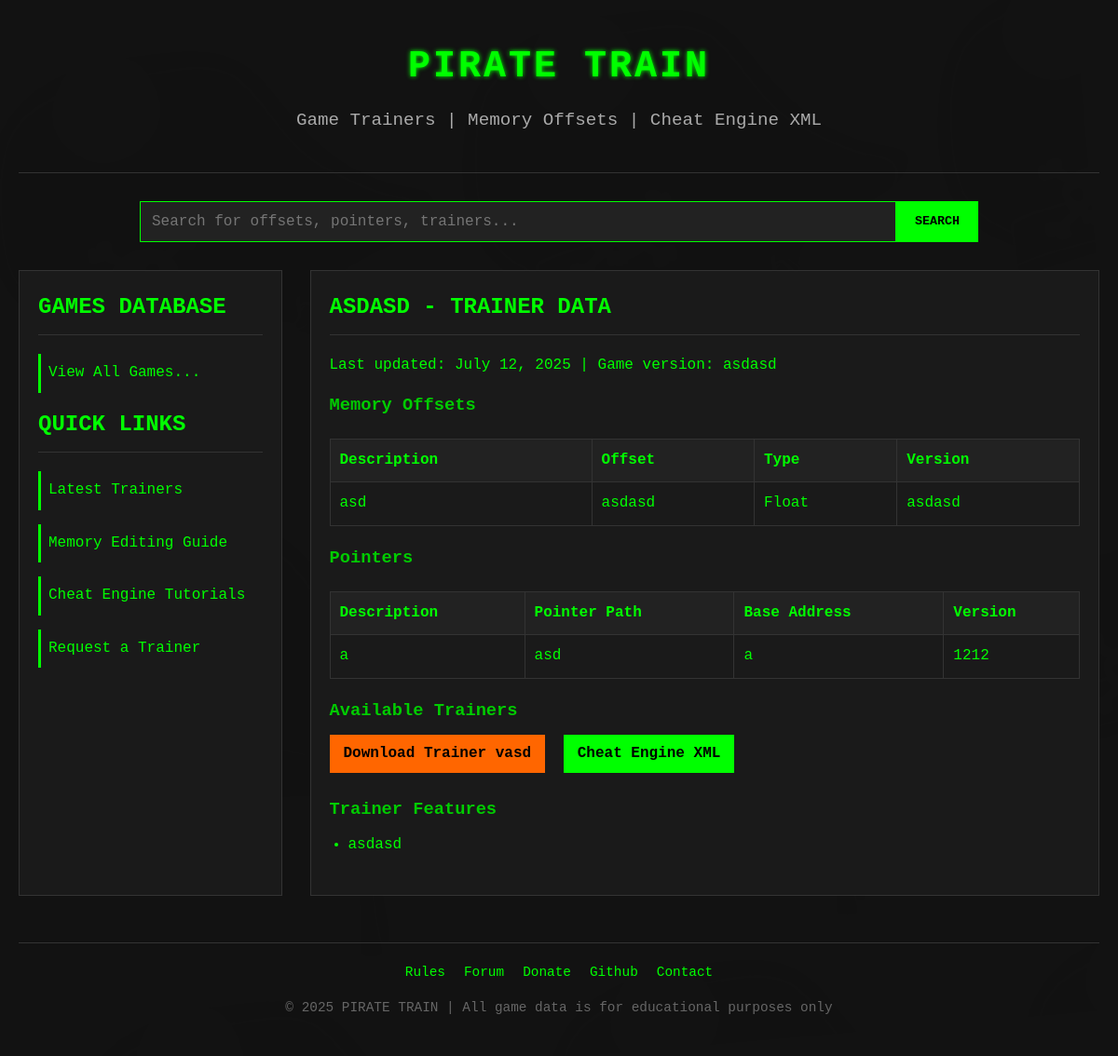
/games/asdasd/, run on the app's committed database.
### core/models.py (models this page shows, shortened)
class Game(models.Model):
    title = models.CharField(max_length=200)
    slug = models.SlugField(max_length=200, unique=True)
    description = models.TextField(blank=True)
    last_updated = models.DateField(auto_now=True)
    current_version = models.CharField(max_length=50)
    cover_image = models.ImageField(upload_to='game_covers/', blank=True, null=True)
    class Meta:
        ordering = ['title']

class MemoryOffset(models.Model):
    OFFSET_TYPES = [
        ('float', 'Float'),
        ('int', 'Integer'),
        ('byte', 'Byte'),
        ('bool', 'Boolean'),
        ('string', 'String'),
    ]
    game = models.ForeignKey(Game, on_delete=models.CASCADE, related_name='offsets')
    description = models.CharField(max_length=200)
    offset = models.CharField(max_length=50)
    offset_type = models.CharField(max_length=10, choices=OFFSET_TYPES)
    version = models.CharField(max_length=50)
    notes = models.TextField(blank=True)

class Pointer(models.Model):
    game = models.ForeignKey(Game, on_delete=models.CASCADE, related_name='pointers')
    description = models.CharField(max_length=200)
    pointer_path = models.TextField()
    base_address = models.CharField(max_length=50)
    version = models.CharField(max_length=50)
    notes = models.TextField(blank=True)

class Trainer(models.Model):
    game = models.ForeignKey(Game, on_delete=models.CASCADE, related_name='trainers')
    version = models.CharField(max_length=50)
    download_link = models.URLField(verbose_name="Trainer Download Link")
    download_link_ce_xml = models.URLField(
        verbose_name="Cheat Engine XML Download Link",
        blank=True,
        null=True,
        help_text="Optional link to download Cheat Engine XML table"
    )
    features = models.TextField()
    upload_date = models.DateField(auto_now_add=True)
    is_approved = models.BooleanField(default=False)

### core/views.py (the view)
# urls.py: path('games/<slug:slug>/', views.game_detail, name='game_detail'),
def game_detail(request, slug):
    game = get_object_or_404(Game, slug=slug)
    offsets = game.offsets.all()
    pointers = game.pointers.all()
    trainers = game.trainers.filter(is_approved=True)
    features = None
    if trainers.exists():
        trainer = trainers.first()
        features = {
            'raw': trainer.features,
            'lines': [line.strip() for line in trainer.features.split('\n') if line.strip()]
        }
    return render(request, 'game_detail.html', {
        'game': game,
        'offsets': offsets,
        'pointers': pointers,
        'trainers': trainers,
        'features': features
    })

### core/templates/game_detail.html (shortened to what this page needs)
{% extends "base.html" %}
{% block content %}
<h2>{{ game.title|upper }} - TRAINER DATA</h2>
<p>Last updated: {{ game.last_updated }} | Game version: {{ game.current_version }}</p>
<h3>Memory Offsets</h3>
<table class="data-table">
    <thead>
        <tr>
            <th>Description</th>
            <th>Offset</th>
            <th>Type</th>
            <th>Version</th>
        </tr>
    </thead>
    <tbody>
        {% for offset in offsets %}
        <tr>
            <td>{{ offset.description }}</td>
            <td>{{ offset.offset }}</td>
            <td>{{ offset.get_offset_type_display }}</td>
            <td>{{ offset.version }}</td>
        </tr>
        {% empty %}
        <tr>
            <td colspan="4">No offsets available for this game.</td>
        </tr>
        {% endfor %}
    </tbody>
</table>
<h3>Pointers</h3>
<table class="data-table">
    <thead>
        <tr>
            <th>Description</th>
            <th>Pointer Path</th>
            <th>Base Address</th>
            <th>Version</th>
        </tr>
    </thead>
    <tbody>
        {% for pointer in pointers %}
        <tr>
            <td>{{ pointer.description }}</td>
            <td>{{ pointer.pointer_path }}</td>
            <td>{{ pointer.base_address }}</td>
            <td>{{ pointer.version }}</td>
        </tr>
        {% empty %}
        <tr>
            <td colspan="4">No pointers available for this game.</td>
        </tr>
        {% endfor %}
    </tbody>
</table>
{% if trainers %}
<h3>Available Trainers</h3>
{% for trainer in trainers %}
<a href="{{ trainer.download_link }}" class="btn btn-mirror">Download Trainer v{{ trainer.version }}</a>
<a href="{{ trainer.download_link_ch_xml}}" class="btn">Cheat Engine XML</a>
{% endfor %}
{% if features %}
<h3>Trainer Features</h3>
<ul class="trainer-features" style="margin-left: 20px; margin-bottom: 20px;">
    {% for line in features.lines %}
    <li>{{ line }}</li>
    {% endfor %}
</ul>
{% endif %}
{% endif %}
{% endblock %}

### core/templates/base.html (shortened to what this page needs)
<!DOCTYPE html>
<html lang="en">
<head>
    {% load static %}
    <link rel="stylesheet" href="{% static 'style.css' %}">
</head>
<body>
    <header>
        <div class="logo"><a href="{% url 'index' %}" style="text-decoration: none; color: inherit;">PIRATE TRAIN</a></div>
        <div class="tagline">Game Trainers | Memory Offsets | Cheat Engine XML</div>
    </header>
    <div class="search-container">
        <input type="text" class="search-box" placeholder="Search for offsets, pointers, trainers...">
        <button class="search-btn">SEARCH</button>
    </div>
    <div class="main-content">
        <aside class="sidebar">
            <h2>GAMES DATABASE</h2>
            <ul class="game-list">
                <li class="game-item"><a href="{% url 'game_list' %}" class="game-link">View All Games...</a></li>
            </ul>
            <h2>QUICK LINKS</h2>
            <ul class="game-list">
                <li class="game-item"><a href="#" class="game-link">Latest Trainers</a></li>
                <li class="game-item"><a href="#" class="game-link">Memory Editing Guide</a></li>
                <li class="game-item"><a href="#" class="game-link">Cheat Engine Tutorials</a></li>
                <li class="game-item"><a href="#" class="game-link">Request a Trainer</a></li>
            </ul>
        </aside>
        <main class="content">
            {% block content %}{% endblock %}
        </main>
    </div>
    <footer>
        <div class="footer-links">
            <a href="#" class="footer-link">Rules</a>
            <a href="#" class="footer-link">Forum</a>
            <a href="#" class="footer-link">Donate</a>
            <a href="#" class="footer-link">Github</a>
            <a href="#" class="footer-link">Contact</a>
        </div>
        <p>© {% now "Y" %} PIRATE TRAIN | All game data is for educational purposes only</p>
    </footer>
</body>
</html>

### core/static/style.css (style rules this page uses)
* { margin: 0; padding: 0; box-sizing: border-box; }
body { font-family: 'Courier New', monospace; background-color: #121212; color: #00ff00; line-height: 1.6; padding: 20px; max-width: 1200px; margin: 0 auto; position: relative; z-index: 1; }
body::before { content: ""; position: fixed; top: 0; left: 0; width: 100%; height: 100%; background-image: url("/static/pirate-hat.png"); background-repeat: repeat; z-index: -1; pointer-events: none; opacity: 0.1; transform: rotate(-5deg); }
header { text-align: center; padding: 20px 0; border-bottom: 1px solid #333; margin-bottom: 30px; }
.logo { font-size: 2.5rem; font-weight: bold; letter-spacing: 3px; margin-bottom: 10px; text-shadow: 0 0 5px #00ff00; }
.tagline { font-size: 1.2rem; color: #aaa; margin-bottom: 20px; }
.search-container { display: flex; justify-content: center; margin: 30px 0; }
.search-box { width: 70%; padding: 12px; background: #222; border: 1px solid #00ff00; color: #00ff00; font-family: 'Courier New', monospace; font-size: 1rem; }
.search-btn { padding: 12px 20px; background: #00ff00; color: #000; border: none; cursor: pointer; font-family: 'Courier New', monospace; font-weight: bold; }
.main-content { display: grid; grid-template-columns: 1fr 3fr; gap: 30px; }
.sidebar { background: #1a1a1a; padding: 20px; border: 1px solid #333; }
.content { background: #1a1a1a; padding: 20px; border: 1px solid #333; }
h2 { color: #00ff00; margin-bottom: 20px; border-bottom: 1px solid #333; padding-bottom: 10px; }
h3 { color: #00cc00; margin: 15px 0 10px; }
.game-list { list-style: none; }
.game-item { margin-bottom: 15px; }
.game-link { color: #00ff00; text-decoration: none; display: block; padding: 8px; border-left: 3px solid #00ff00; transition: all 0.3s; }
.data-table { width: 100%; border-collapse: collapse; margin: 20px 0; }
.data-table th, .data-table td { border: 1px solid #333; padding: 10px; text-align: left; }
.data-table th { background: #222; color: #00ff00; }
.btn { display: inline-block; padding: 8px 15px; background: #00ff00; color: #000; text-decoration: none; font-weight: bold; border: none; cursor: pointer; margin-right: 10px; margin-bottom: 10px; font-family: 'Courier New', monospace; }
.btn-mirror { background: #ff6600; color: #000; }
footer { margin-top: 50px; text-align: center; padding: 20px; border-top: 1px solid #333; font-size: 0.9rem; color: #666; }
.footer-links { display: flex; justify-content: center; gap: 20px; margin-bottom: 15px; }
.footer-link { color: #00ff00; text-decoration: none; }

### data on the page
Game: title "ASDASD", last_updated "July 12, 2025", current_version "asdasd"
MemoryOffset: description "asd", offset "asdasd", offset_type "Float", version "asdasd"
Pointer: description "a", pointer_path "asd", base_address "a", version "1212"
Trainer: version "asd", lines "asdasd"
